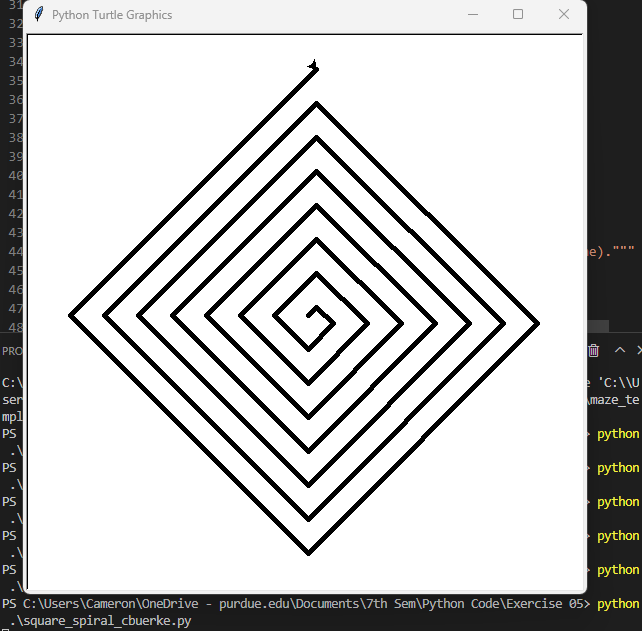

Reproduce this figure in Python.
"""
Author: Cameron Buerke, cbuerke@purdue.edu
Assignment: 05.2 - Square Spiral
Date: 09/29/2022

Description:
    This program uses the provided template and turtle code to make a spiral.

Contributors:
    Name, login@purdue.edu [repeat for each]

My contributor(s) helped me:
    [ ] understand the assignment expectations without
        telling me how they will approach it.
    [ ] understand different ways to think about a solution
        without helping me plan my solution.
    [ ] think through the meaning of a specific error or
        bug present in my code without looking at my code.
    Note that if you helped somebody else with their code, you
    have to list that person as a contributor.

Academic Integrity Statement:
    I have not used source code obtained from any unauthorized
    source, either modified or unmodified; nor have I provided
    another student access to my code.  The project I am
    submitting is my own original work.
"""

"""Import additional modules below this line (starting with unit 6)."""
from turtle import *

"""Write new functions below this line (starting with unit 4)."""


def start():
    """This function initializes the window and the turtle.
    Do not modify this function or any of the properties it sets.
    """
    setup(564, 564)
    width(5)


def main():
    """Write your mainline logic below this line (then delete this line)."""
    # rotate left forty-five degrees
    left(45)
    for i in range(29):
        #move forward the correct amount
        forward((i + 1) * 12)
        #rotate right ninety degrees
        right(90)


"""Do not change anything below this line."""
if __name__ == "__main__":
    start()
    main()
    done()
